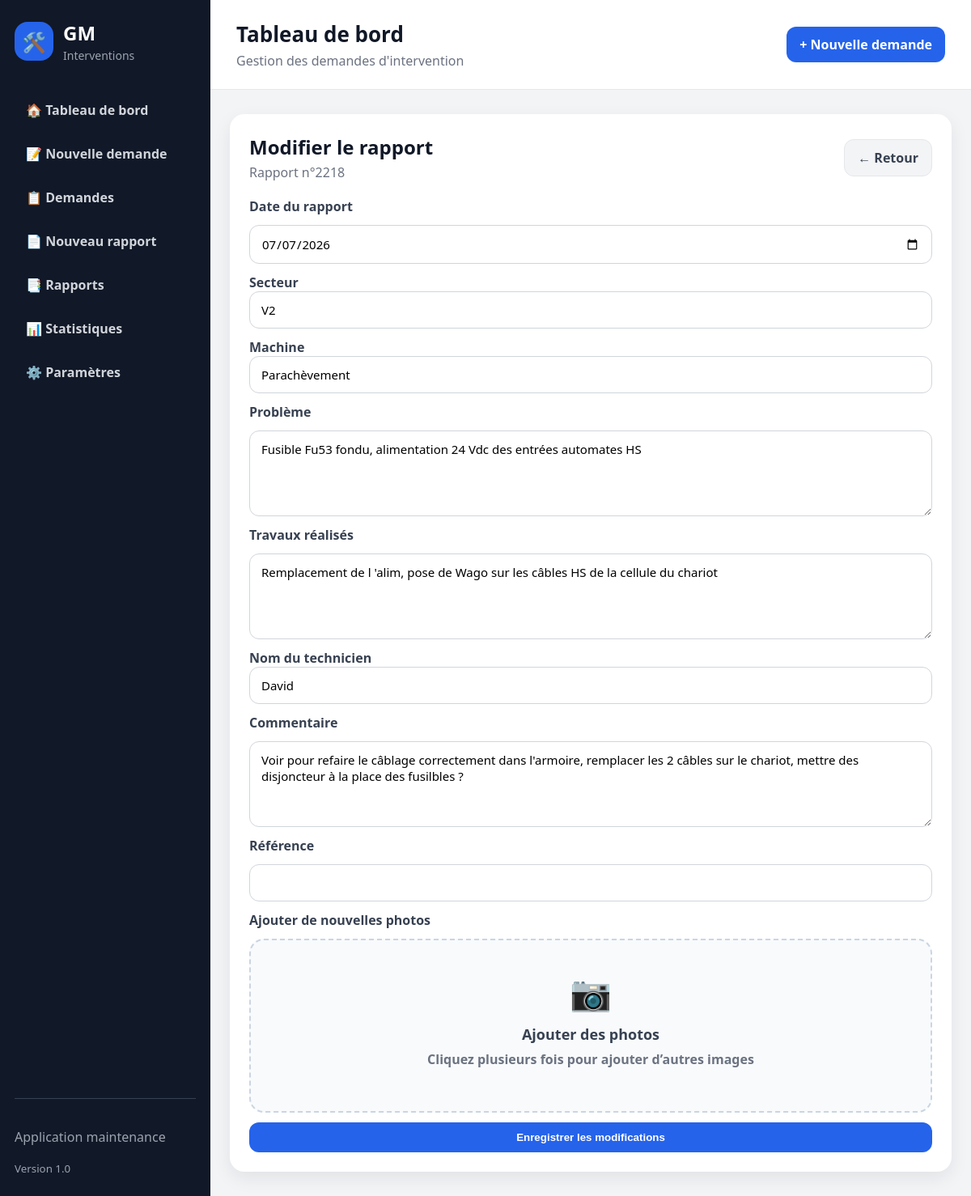
Screenshot of /rapports/2218/modifier with the database file from the repository.
### tables this page shows
CREATE TABLE rapports_intervention (
            id INTEGER PRIMARY KEY AUTOINCREMENT,
            secteur_id INTEGER,
            machine TEXT,
            probleme TEXT NOT NULL,
            travaux TEXT NOT NULL,
            technicien TEXT NOT NULL,
            commentaire TEXT,
            reference TEXT,
            date_rapport TIMESTAMP DEFAULT CURRENT_TIMESTAMP,
            FOREIGN KEY (secteur_id) REFERENCES secteurs(id)
        );

CREATE TABLE secteurs (
            id INTEGER PRIMARY KEY AUTOINCREMENT,
            nom TEXT NOT NULL UNIQUE
        , actif INTEGER
                NOT NULL DEFAULT 1);

### routes/rapports.py (the view, shortened to what this page needs)
@rapports_bp.route(
    "/rapports/<int:rapport_id>/modifier",
    methods=["GET", "POST"]
)
def modifier_rapport(rapport_id):
    if request.method == "GET":
        with connexion_db() as conn:
            rapport = get_rapport(conn, rapport_id)
            if rapport is None:
                abort(404)
            secteurs = get_all_secteurs(conn)
            techniciens = get_all_techniciens(conn)
            machines = get_all_machines(conn)
            photos = recuperer_photos(
                conn,
                "rapport",
                rapport_id
            )
        date_rapport_value = ""
        if rapport["date_rapport"]:
            try:
                date_rapport_value = rapport[
                    "date_rapport"
                ].strftime("%Y-%m-%d")
            except AttributeError:
                date_rapport_value = str(
                    rapport["date_rapport"]
                )[:10]
        return render_template(
            "rapports/modifier.html",
            rapport=rapport,
            secteurs=secteurs,
            techniciens=techniciens,
            date_rapport_value=date_rapport_value,
            photos=photos,
            machines=machines
        )

### database.py (called while the page is built)
def is_postgres():
    return bool(DATABASE_URL)

def get_db_connection():
    if is_postgres():
        return PostgresConnectionAdapter(DATABASE_URL)
    conn = sqlite3.connect(DB_PATH)
    conn.row_factory = sqlite3.Row
    conn.execute("PRAGMA foreign_keys = ON")
    return conn

### routes/rapports.py (called while the page is built)
def get_all_secteurs(conn):
    return conn.execute("""
        SELECT *
        FROM secteurs
        WHERE actif = ?
        ORDER BY nom
    """, (1,)).fetchall()

def get_rapport(conn, rapport_id):
    return conn.execute("""
        SELECT
            rapports_intervention.*,
            secteurs.nom AS secteur_nom
        FROM rapports_intervention
        LEFT JOIN secteurs
            ON rapports_intervention.secteur_id = secteurs.id
        WHERE rapports_intervention.id = ?
    """, (rapport_id,)).fetchone()

def get_all_techniciens(conn):
    rows = conn.execute("""
        SELECT nom
        FROM techniciens
        ORDER BY nom
    """).fetchall()
    return [
        row["nom"]
        for row in rows
    ]

def get_all_machines(conn):
    return conn.execute("""
        SELECT
            machines.id,
            machines.nom,
            machines.secteur_id
        FROM machines
        WHERE machines.actif = ?
        ORDER BY machines.nom
    """, (1,)).fetchall()

### services/database_service.py (called while the page is built)
@contextmanager
def connexion_db():
    conn = get_db_connection()
    try:
        yield conn
    finally:
        conn.close()

### services/photo_service.py (called while the page is built)
def recuperer_photos(conn, type_element, element_id):
    return conn.execute("""
        SELECT *
        FROM photos
        WHERE type_element = ?
          AND element_id = ?
        ORDER BY date_ajout DESC
    """, (
        type_element,
        element_id
    )).fetchall()

### templates/rapports/modifier.html (shortened to what this page needs)
{% extends "base.html" %}
{% block content %}
<section class="card">
    <div class="section-header">
        <div>
            <h2>Modifier le rapport</h2>
            <p>Rapport n°{{ rapport.id }}</p>
        </div>
        <a
            href="/rapports/{{ rapport.id }}"
            class="btn-secondary"
        >
            ← Retour
        </a>
    </div>
    <form
        method="POST"
        enctype="multipart/form-data"
        class="form"
    >
        <label for="date_rapport">
            Date du rapport
        </label>
        <input
            type="date"
            id="date_rapport"
            name="date_rapport"
            value="{{ date_rapport_value }}"
            required
        >
        <div class="autocomplete-field">
            <label for="secteur-search">Secteur</label>
            <input
                type="text"
                id="secteur-search"
                value="{{ rapport.secteur_nom or '' }}"
                placeholder="Rechercher un secteur"
                autocomplete="off"
                required
            >
        </div>
        <div class="autocomplete-field">
            <label for="machine-search">Machine</label>
            <input
                type="text"
                id="machine-search"
                name="machine"
                value="{{ rapport.machine if rapport else '' }}"
                placeholder="Choisissez d’abord un secteur"
                autocomplete="off"
                required
                disabled
            >
        </div>
        <label>Problème</label>
        <textarea
            name="probleme"
            rows="4"
            required
        >{{ rapport.probleme }}</textarea>
        <label>Travaux réalisés</label>
        <textarea
            name="travaux"
            rows="4"
            required
        >{{ rapport.travaux }}</textarea>
        <div class="autocomplete-field">
            <label for="technicien">
                Nom du technicien
            </label>
            <input
                type="text"
                id="technicien"
                name="technicien"
                value="{{ rapport.technicien }}"
                placeholder="Rechercher ou saisir un technicien"
                autocomplete="off"
                required
            >
        </div>
        <label>Commentaire</label>
        <textarea
            name="commentaire"
            rows="4"
        >{{ rapport.commentaire }}</textarea>
        <label>Référence</label>
        <input
            type="text"
            name="reference"
            value="{{ rapport.reference }}"
        >
        <label>Ajouter de nouvelles photos</label>
        <label class="upload-box">
            <div class="upload-content">
                <div class="upload-icon">📷</div>
                <strong>Ajouter des photos</strong>
                <p id="file-name">
                    Cliquez plusieurs fois pour ajouter d’autres images
                </p>
            </div>
        </label>
        <button type="submit" class="btn">
            Enregistrer les modifications
        </button>
    </form>
</section>
{% endblock %}

### templates/base.html (shortened to what this page needs)
<!DOCTYPE html>
<html lang="fr">
<head>
    <link
    rel="stylesheet"
    href="{{ url_for('static', filename='css/style.css') }}?v=2"
>
</head>
<body>
    <div class="app-layout">
        <aside class="sidebar">
            <div class="logo">
                <div class="logo-icon">🛠️</div>
                <div>
                    <h1>GM</h1>
                    <p>Interventions</p>
                </div>
            </div>
                <nav class="menu">
                    <a href="/">🏠 Tableau de bord</a>
                    <a href="/demandes/nouvelle">📝 Nouvelle demande</a>
                    <a href="/demandes">📋 Demandes</a>
                    <a href="/rapports/nouveau">📄 Nouveau rapport</a>
                    <a href="/rapports">📑 Rapports</a>
                    <a href="#">📊 Statistiques</a>
                    <a href="/parametres">⚙️ Paramètres</a>
                </nav>
            <div class="sidebar-footer">
                <p>Application maintenance</p>
                <small>Version 1.0</small>
            </div>
        </aside>
        <div class="content-area">
            <header class="topbar">
                <div>
                    <h2>Tableau de bord</h2>
                    <p>Gestion des demandes d'intervention</p>
                </div>
                <a href="/demandes/nouvelle" class="btn">+ Nouvelle demande</a>
            </header>
            <main>
                {% block content %}
                {% endblock %}
            </main>
        </div>
    </div>
</body>
</html>

### static/css/style.css (style rules this page uses)
* { box-sizing: border-box; }
body { margin: 0; font-family: "Segoe UI", Arial, sans-serif; background: #f3f4f6; color: #111827; }
.app-layout { display: flex; min-height: 100vh; }
.sidebar { width: 260px; background: #111827; color: white; padding: 24px 18px; display: flex; flex-direction: column; position: fixed; inset: 0 auto 0 0; }
.logo { display: flex; align-items: center; gap: 12px; margin-bottom: 35px; }
.logo-icon { width: 48px; height: 48px; border-radius: 16px; background: #2563eb; display: flex; align-items: center; justify-content: center; font-size: 24px; }
.logo h1 { margin: 0; font-size: 24px; }
.logo p { margin: 2px 0 0; color: #9ca3af; font-size: 14px; }
.menu { display: flex; flex-direction: column; gap: 8px; }
.menu a { color: #d1d5db; text-decoration: none; padding: 12px 14px; border-radius: 12px; font-weight: 600; }
.sidebar-footer { margin-top: auto; padding-top: 20px; border-top: 1px solid #374151; color: #9ca3af; }
.content-area { margin-left: 260px; width: calc(100% - 260px); }
.topbar { background: white; padding: 24px 32px; border-bottom: 1px solid #e5e7eb; display: flex; justify-content: space-between; align-items: center; }
.topbar h2 { margin: 0; font-size: 26px; }
.topbar p { margin: 4px 0 0; color: #6b7280; }
main { max-width: 1100px; margin: 30px auto; padding: 0 24px; }
.stat-card, .card { background: white; border-radius: 18px; box-shadow: 0 8px 22px rgba(15, 23, 42, 0.08); }
.card { padding: 24px; margin-bottom: 20px; }
.card h2 { margin-top: 0; }
.btn { display: inline-block; background: #2563eb; color: white; padding: 11px 16px; border-radius: 12px; text-decoration: none; font-weight: 700; border: none; cursor: pointer; }
.form { display: flex; flex-direction: column; gap: 12px; }
.form label { font-weight: 700; color: #374151; }
.form input, .form textarea, .form select { width: 100%; padding: 12px 14px; border: 1px solid #d1d5db; border-radius: 12px; font-family: inherit; font-size: 15px; }
.section-header { display: flex; justify-content: space-between; align-items: center; gap: 16px; margin-bottom: 20px; }
.section-header h2 { margin: 0; }
.section-header p { margin: 4px 0 0; color: #6b7280; }
.btn-secondary { display: inline-block; background: #f3f4f6; color: #374151; padding: 11px 16px; border-radius: 12px; text-decoration: none; font-weight: 700; border: 1px solid #e5e7eb; }
.upload-box { display:block; cursor:pointer; }
.upload-content { border:2px dashed #cbd5e1; border-radius:18px; padding:35px; text-align:center; transition:.25s; background:#f8fafc; }
.upload-icon { font-size:42px; margin-bottom:12px; }
.upload-content strong { display:block; font-size:18px; }
.upload-content p { margin-top:8px; color:#6b7280; }
.autocomplete-field { position: relative; }

### rows the page displays
rapports_intervention: id "2218", machine "Parachèvement", probleme "Fusible Fu53 fondu, alimentation 24 Vdc des entrées automates HS", travaux "Remplacement de l 'alim, pose de Wago sur les câbles HS de la cellule du chariot", technicien "David", commentaire "Voir pour refaire le câblage correctement dans l'armoire, remplacer les 2 câbles sur le chariot, mettre des disjoncteur à la place des fusilbles ?"
secteurs: nom "V2"
